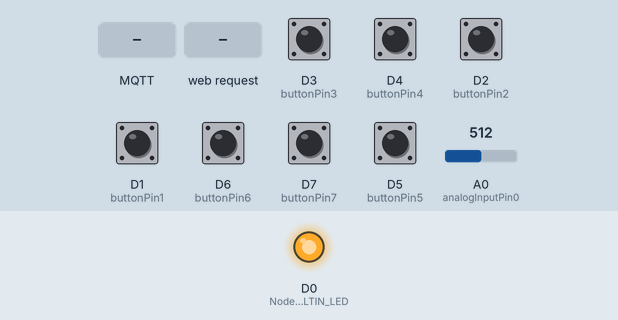
A sketch run on a simulated ESP8266 (NodeMCU). On the bench: output pins drawn as LEDs (lit = HIGH). Inputs (shaded band) come from the test bench; at power-on: D1 (buttonPin1), D2 (buttonPin2), D3 (buttonPin3), D4 (buttonPin4), D5 (buttonPin5), D6 (buttonPin6), D7 (buttonPin7) HIGH, A0 (analogInputPin0) = 512. WiFi joins after 1.5 s; servers stay silent unless stated; no MQTT or app messages arrive unless stated; what the sketch prints to the serial monitor is not drawn.

Above: at 1.8 s.
1.9 s: MQTT message "1" arrives on the first subscribed topic
At 2.8 s:
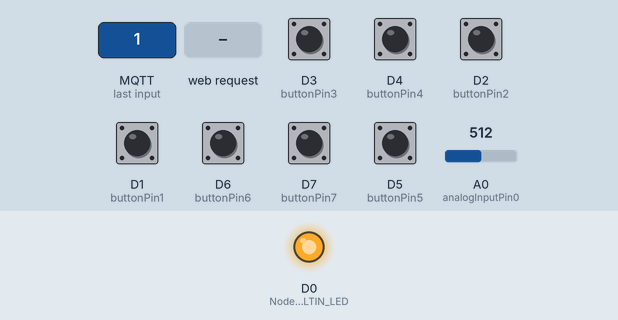
3.6 s: HTTP request GET / received
5.2 s: MQTT message "0" arrives on the first subscribed topic
At 5.8 s:
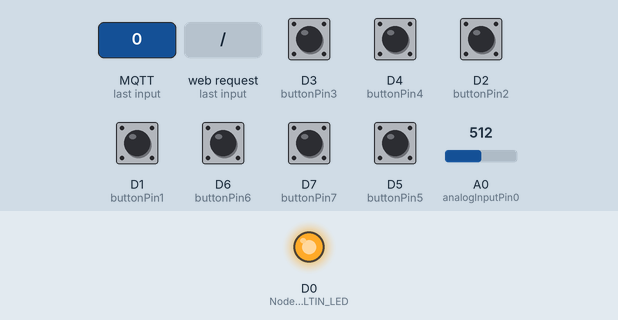
6.7 s: MQTT message "on" arrives on the first subscribed topic
At 7.4 s:
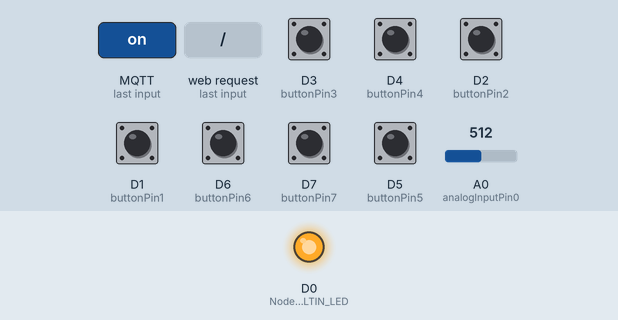
Timing chart, 0 to 9.2 s (numbered marks = the images above; inputs shaded):
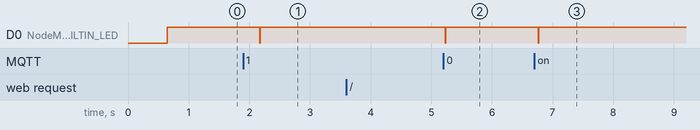

Measured:
- after the input at 1.9 s, D0 (NodeMCU_BUILTIN_LED): HIGH → LOW after 0.27 s, → HIGH 0.01 s later
- after the input at 5.2 s, D0 (NodeMCU_BUILTIN_LED): HIGH → LOW at once, → HIGH 0.01 s later
- after the input at 6.7 s, D0 (NodeMCU_BUILTIN_LED): HIGH → LOW after 0.06 s, → HIGH 0.01 s later

The sketch:

MQTT_Receiver_Sender_WebServerLog_v2.2.ino
```cpp
#include <Arduino.h>
#include <ArduinoJson.h>
#include <ESP8266WiFi.h>
#include <ESP8266HTTPClient.h>
#include <ESP8266WebServer.h>
#include <ESP8266mDNS.h>
#include <WiFiClient.h>
#include <WiFiUdp.h>
#include <PubSubClient.h>
#include <Ticker.h>
#include <AsyncMqttClient.h>

// TODO: solve web server crashing device issue???
// TODO: MQTT crashing device issue???

const char* esp8266unitNumber = "ESP8266Client_10";  // Set a esp8266unitNumber to identify each unit
const char* WIFI_SSID = "wifi_ssid";                   // Set the WIFI ssid to connect to
const char* WIFI_PASSWORD = "your_password";            // Set the WIFI password
const char* MQTT_SERVER = "10.0.0.111";             // Set the MQTT server ip address
const int MQTT_PORT = 1883;                         // Set the MQTT port number
const char* MQTT_USERNAME = "MQTT_USERNAME";           // Set the MQTT username to use
const char* MQTT_PASSWORD = "your_password";            // Set the MQTT password to use
const char* MQTT_PUB_TOPIC = "ESP8266/Controller_10";// Set the MQTT publishing topic to use
const char* MQTT_SUB_TOPIC = "ESP8266/#";           // Set the MQTT topic to subscribe to

// Declare variables for the GPIO pins to use as button inputs
// const int buttonPin0 = D0;       // Button 0 input pin (GPIO16) // TODO: solve button and led sticking issue before enabling, pin in use as NodeMCU_BUILTIN_LED
const int buttonPin1 = D1;          // Button 1 input pin (GPIO5)
const int buttonPin2 = D2;          // Button 2 input pin (GPIO4)
const int buttonPin3 = D3;          // Button 3 input pin (GPIO0)
const int buttonPin4 = D4;          // Button 4 input pin (GPIO2)
const int buttonPin5 = D5;          // Button 5 input pin (GPIO14)
const int buttonPin6 = D6;          // Button 6 input pin (GPIO12)
const int buttonPin7 = D7;          // Button 7 input pin (GPIO13)
const int debounceInterval = 200;   // Debounce interval for the buttons, in milliseconds (1000 = 1 second)

const int analogInputPin0 = A0;     // ESP8266 analog pin ADC0 = A0
int currentAnalogValue = 0;         // Initalize the currentAnalogValue to 0

// Declare variables for the built in LED's
const int ESP8266_BUILTIN_LED = 2;  // Onboard LED (GPIO2) pin D2
const int NodeMCU_BUILTIN_LED = 16; // External LED (GPIO16) pin D0
// Both BUILTIN_LED's operate in “inverted” mode, with regard to the pin levels
// When the pin is 1/HIGH, the LED is off
// When the pin is 0/LOW, the LED is on

const int bufferSize = 20;  // Maximum number of MQTT message payloads to store in the buffer for the web server to display
String buffer[bufferSize];  // Buffer to store MQTT messages
int nextIndex = 0;          // Index to add the next MQTT message to the buffer

WiFiClient espClient;
PubSubClient client(espClient);
ESP8266WebServer server(80);
WiFiEventHandler wifiConnectHandler;
WiFiEventHandler wifiDisconnectHandler;
Ticker wifiReconnectTimer;
void connectToWifi() {
  WiFi.begin(WIFI_SSID, WIFI_PASSWORD);
}

void onWifiConnect(const WiFiEventStationModeGotIP& event) {
  Serial.println("Connected to Wi-Fi.");
}

void onWifiDisconnect(const WiFiEventStationModeDisconnected& event) {
  Serial.println("Disconnected from Wi-Fi.");
  wifiReconnectTimer.once(2, connectToWifi);
}

void setup() {

  Serial.begin(115200);

  delay(500);

  // Print boot message
  Serial.println("\n\nStarting the boot process...");

  // Print device identifier
  Serial.print("Device identifier: ");
  Serial.println(esp8266unitNumber);

  // Print firmware version
  Serial.print("Firmware version: ");
  Serial.println(ESP.getSdkVersion());

  // Print details about the device's firmware
  Serial.print("Boot version: ");
  Serial.println(ESP.getBootVersion());
  Serial.print("Boot mode: ");
  Serial.println(ESP.getBootMode());
  Serial.print("CPU frequency: ");
  Serial.println(ESP.getCpuFreqMHz());
  Serial.print("Flash size: ");
  Serial.println(ESP.getFlashChipSize());

  // Print memory usage
  Serial.print("Free heap: ");
  Serial.println(ESP.getFreeHeap());
  Serial.print("Heap fragmentation: ");
  Serial.println(ESP.getHeapFragmentation());

  // Print chip information
  Serial.print("Chip ID: ");
  Serial.println(ESP.getChipId());
  Serial.print("Flash chip ID: ");
  Serial.println(ESP.getFlashChipId());

  // Initilize the following built in LED's as outputs and set their starting state
  Serial.println("Setting the following built in LED's as outputs.");
  pinMode(NodeMCU_BUILTIN_LED, OUTPUT);
  // digitalWrite(NodeMCU_BUILTIN_LED, HIGH); // When the pin is 1/HIGH, the LED is off
  digitalWrite(NodeMCU_BUILTIN_LED, LOW); // When the pin is 0/LOW, the LED is on
  Serial.println("LED: 'NodeMCU_BUILTIN_LED' (GPIO16)");

  // Set the following button pins as inputs with pull-up resistors
  Serial.println("Setting the following pins as inputs with pull-up resistors for MQTT buttons.");
  pinMode(buttonPin1, INPUT_PULLUP);
  Serial.println("Pin: 'D1' as button 1");
  pinMode(buttonPin2, INPUT_PULLUP);
  Serial.println("Pin: 'D2' as button 2");
  pinMode(buttonPin3, INPUT_PULLUP);
  Serial.println("Pin: 'D3' as button 3");
  pinMode(buttonPin4, INPUT_PULLUP);
  Serial.println("Pin: 'D4' as button 4");
  pinMode(buttonPin5, INPUT_PULLUP);
  Serial.println("Pin: 'D5' as button 5");
  pinMode(buttonPin6, INPUT_PULLUP);
  Serial.println("Pin: 'D6' as button 6");
  pinMode(buttonPin7, INPUT_PULLUP);
  Serial.println("Pin: 'D7' as button 7");

  wifiConnectHandler = WiFi.onStationModeGotIP(onWifiConnect);
  wifiDisconnectHandler = WiFi.onStationModeDisconnected(onWifiDisconnect);

  Serial.println("Connecting to WiFi...");
  connectToWifi();
  Serial.println("Connected to WiFi!");

  client.setServer(MQTT_SERVER, MQTT_PORT);
  client.setCallback(callback);
  while (!client.connected()) {
    if (client.connect(esp8266unitNumber, MQTT_USERNAME, MQTT_PASSWORD)) {
      client.subscribe(MQTT_SUB_TOPIC);
      Serial.println("Connected to MQTT server successfully.");
      Serial.print("Subscribed to MQTT messages on the topic: ");
      Serial.println(MQTT_SUB_TOPIC);
      Serial.print("Publishing MQTT messages on the topic: ");
      Serial.println(MQTT_PUB_TOPIC);
    } else {
      Serial.println("Failed to connect to MQTT server, trying again in 3 seconds.");
      delay(3000);
    }
  }

  // Print STATION mode specific details about the device's WiFi capabilities
  Serial.print("WiFi SSID: ");
  Serial.println(WiFi.SSID());
  Serial.print("WiFi local IP address: ");
  Serial.println(WiFi.localIP());
  Serial.print("WiFi subnet mask: ");
  Serial.println(WiFi.subnetMask());
  Serial.print("WiFi gateway IP address: ");
  Serial.println(WiFi.gatewayIP());
  Serial.print("WiFi DNS server IP address: ");
  Serial.println(WiFi.dnsIP());

  // Print the remaining details about the device's WiFi capabilities
  Serial.print("WiFi mode: ");
  Serial.println(WiFi.getMode());
  Serial.print("WiFi channel: ");
  Serial.println(WiFi.channel());
  Serial.print("WiFi MAC address: ");
  Serial.println(WiFi.macAddress());

  // Print WiFi connection status
  Serial.print("WiFi status: ");
  Serial.println(WiFi.status());

  // Print WiFi signal strength
  Serial.print("WiFi RSSI: ");
  Serial.println(WiFi.RSSI());

  // Start the ESP8266 MQTT payload display web server
  server.on("/", handleRoot);
  server.begin();
  Serial.println("ESP8266 MQTT payload display web server started successfully.");
  Serial.print("URL: http://");
  Serial.print(WiFi.localIP());
  Serial.println("/");

  // Print boot message
  Serial.println("Ending the boot process...\n");

}

void loop() {

  client.loop();

  // If the button is pressed, send an MQTT message
  if (digitalRead(buttonPin1) == LOW) {
    digitalWrite(NodeMCU_BUILTIN_LED, LOW); // When the pin is 0/LOW, the LED is on
    const char* placeholder = "Button 1";
    // Publish an MQTT message on topic
    uint16_t packetIdPub1 = client.publish(MQTT_PUB_TOPIC, placeholder);
    Serial.println();
    Serial.printf("Publishing a MQTT message on topic '%s' at QoS 0, packetId: %i\n", MQTT_PUB_TOPIC, packetIdPub1);;
    Serial.print("payload: ");
    Serial.println(placeholder);
    Serial.println();
    digitalWrite(NodeMCU_BUILTIN_LED, HIGH); // When the pin is 1/HIGH, the LED is off
    delay(debounceInterval);
  }

  // If the button is pressed, send an MQTT message
  if (digitalRead(buttonPin2) == LOW) {
    digitalWrite(NodeMCU_BUILTIN_LED, LOW); // When the pin is 0/LOW, the LED is on
    const char* placeholder = "Button 2";
    // Publish an MQTT message on topic
    uint16_t packetIdPub1 = client.publish(MQTT_PUB_TOPIC, placeholder);
    Serial.println();
    Serial.printf("Publishing a MQTT message on topic '%s' at QoS 0, packetId: %i\n", MQTT_PUB_TOPIC, packetIdPub1);;
    Serial.print("payload: ");
    Serial.println(placeholder);
    Serial.println();
    digitalWrite(NodeMCU_BUILTIN_LED, HIGH); // When the pin is 1/HIGH, the LED is off
    delay(debounceInterval);
  }

  // If the button is pressed, send an MQTT message
  if (digitalRead(buttonPin3) == LOW) {
    digitalWrite(NodeMCU_BUILTIN_LED, LOW); // When the pin is 0/LOW, the LED is on
    const char* placeholder = "Button 3";
    // Publish an MQTT message on topic
    uint16_t packetIdPub1 = client.publish(MQTT_PUB_TOPIC, placeholder);
    Serial.println();
    Serial.printf("Publishing a MQTT message on topic '%s' at QoS 0, packetId: %i\n", MQTT_PUB_TOPIC, packetIdPub1);;
    Serial.print("payload: ");
    Serial.println(placeholder);
    Serial.println();
    digitalWrite(NodeMCU_BUILTIN_LED, HIGH); // When the pin is 1/HIGH, the LED is off
    delay(debounceInterval);
  }

  // If the button is pressed, send an MQTT message
  if (digitalRead(buttonPin4) == LOW) {
    digitalWrite(NodeMCU_BUILTIN_LED, LOW); // When the pin is 0/LOW, the LED is on
    const char* placeholder = "Button 4";
    // Publish an MQTT message on topic
    uint16_t packetIdPub1 = client.publish(MQTT_PUB_TOPIC, placeholder);
    Serial.println();
    Serial.printf("Publishing a MQTT message on topic '%s' at QoS 0, packetId: %i\n", MQTT_PUB_TOPIC, packetIdPub1);;
    Serial.print("payload: ");
    Serial.println(placeholder);
    Serial.println();
    digitalWrite(NodeMCU_BUILTIN_LED, HIGH); // When the pin is 1/HIGH, the LED is off
    delay(debounceInterval);
  }

  // If the button is pressed, send an MQTT message
  if (digitalRead(buttonPin5) == LOW) {
    digitalWrite(NodeMCU_BUILTIN_LED, LOW); // When the pin is 0/LOW, the LED is on
    const char* placeholder = "Button 5";
    // Publish an MQTT message on topic
    uint16_t packetIdPub1 = client.publish(MQTT_PUB_TOPIC, placeholder);
    Serial.println();
    Serial.printf("Publishing a MQTT message on topic '%s' at QoS 0, packetId: %i\n", MQTT_PUB_TOPIC, packetIdPub1);;
    Serial.print("payload: ");
    Serial.println(placeholder);
    Serial.println();
    digitalWrite(NodeMCU_BUILTIN_LED, HIGH); // When the pin is 1/HIGH, the LED is off
    delay(debounceInterval);
  }

  // If the button is pressed, send an MQTT message
  if (digitalRead(buttonPin6) == LOW) {
    digitalWrite(NodeMCU_BUILTIN_LED, LOW); // When the pin is 0/LOW, the LED is on
    const char* placeholder = "Button 6";
    // Publish an MQTT message on topic
    uint16_t packetIdPub1 = client.publish(MQTT_PUB_TOPIC, placeholder);
    Serial.println();
    Serial.printf("Publishing a MQTT message on topic '%s' at QoS 0, packetId: %i\n", MQTT_PUB_TOPIC, packetIdPub1);;
    Serial.print("payload: ");
    Serial.println(placeholder);
    Serial.println();
    digitalWrite(NodeMCU_BUILTIN_LED, HIGH); // When the pin is 1/HIGH, the LED is off
    delay(debounceInterval);
  }

  // If the button is pressed, send an MQTT message
  if (digitalRead(buttonPin7) == LOW) {
    digitalWrite(NodeMCU_BUILTIN_LED, LOW); // When the pin is 0/LOW, the LED is on
    const char* placeholder = "Button 7";
    // Publish an MQTT message on topic
    uint16_t packetIdPub1 = client.publish(MQTT_PUB_TOPIC, placeholder);
    Serial.println();
    Serial.printf("Publishing a MQTT message on topic '%s' at QoS 0, packetId: %i\n", MQTT_PUB_TOPIC, packetIdPub1);;
    Serial.print("payload: ");
    Serial.println(placeholder);
    Serial.println();
    digitalWrite(NodeMCU_BUILTIN_LED, HIGH); // When the pin is 1/HIGH, the LED is off
    delay(debounceInterval);
  }

  currentAnalogValue = analogRead(analogInputPin0);

  // If the button is pressed, send an MQTT message
  if (currentAnalogValue >= 26) {
    // print the readings in the Serial Monitor
    Serial.print("Pin A0 value = ");
    Serial.print(currentAnalogValue);
    digitalWrite(NodeMCU_BUILTIN_LED, LOW); // When the pin is 0/LOW, the LED is on
    const char* placeholder = "Button 8";
    // Publish an MQTT message on topic
    uint16_t packetIdPub1 = client.publish(MQTT_PUB_TOPIC, placeholder);
    Serial.println();
    Serial.printf("Publishing a MQTT message on topic '%s' at QoS 0, packetId: %i\n", MQTT_PUB_TOPIC, packetIdPub1);;
    Serial.print("payload: ");
    Serial.println(placeholder);
    Serial.println();
    digitalWrite(NodeMCU_BUILTIN_LED, HIGH); // When the pin is 1/HIGH, the LED is off
    delay(debounceInterval);
  }

  delay(100);
  server.handleClient();

}

void callback(char* topic, byte* payload, unsigned int length) {
  digitalWrite(NodeMCU_BUILTIN_LED, LOW); // When the pin is 1/HIGH, the LED is off
  String mqttPayload;
  String mqttTopic = topic;
  for (int i = 0; i < length; i++) {
    mqttPayload += (char)payload[i];
  }
  buffer[nextIndex] = mqttPayload;
  nextIndex = (nextIndex + 1) % bufferSize; // Increment index and wrap around if necessary
  Serial.println();
  Serial.println("Received a MQTT message.");
  Serial.println("topic: " + mqttTopic);
  Serial.println("payload: " + mqttPayload);
  digitalWrite(NodeMCU_BUILTIN_LED, HIGH); // When the pin is 0/LOW, the LED is on
}

void handleRoot() {
  digitalWrite(NodeMCU_BUILTIN_LED, HIGH); // When the pin is 1/HIGH, the LED is off
  String response;
  response += "ESP8266 MQTT payload display web server.\n\nOlder payloads near top.\n\n";
  for (int i = 0; i < bufferSize; i++) {
    response += "payload: ";
    response += buffer[(nextIndex + i) % bufferSize] + "\n"; // Add messages in the correct order
  }
  response += "\nNewer payloads near bottom.\n\nESP8266 MQTT payload display web server.";
  server.send(200, "text/plain", response);
  digitalWrite(NodeMCU_BUILTIN_LED, LOW); // When the pin is 0/LOW, the LED is on
}
```
